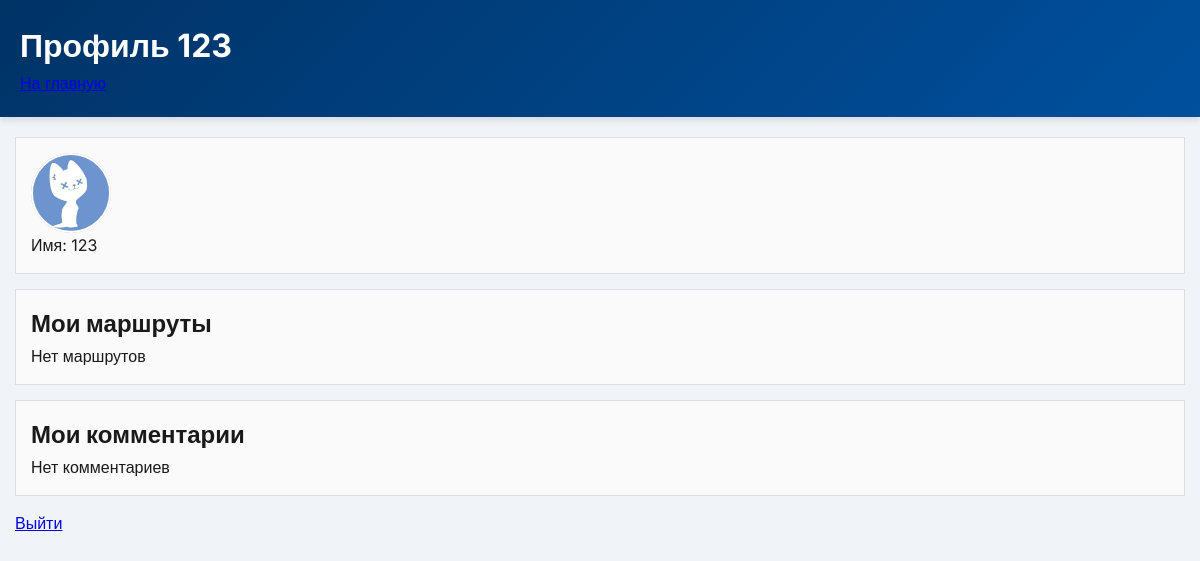
Before: /user/2 (signed in) with the older database file.
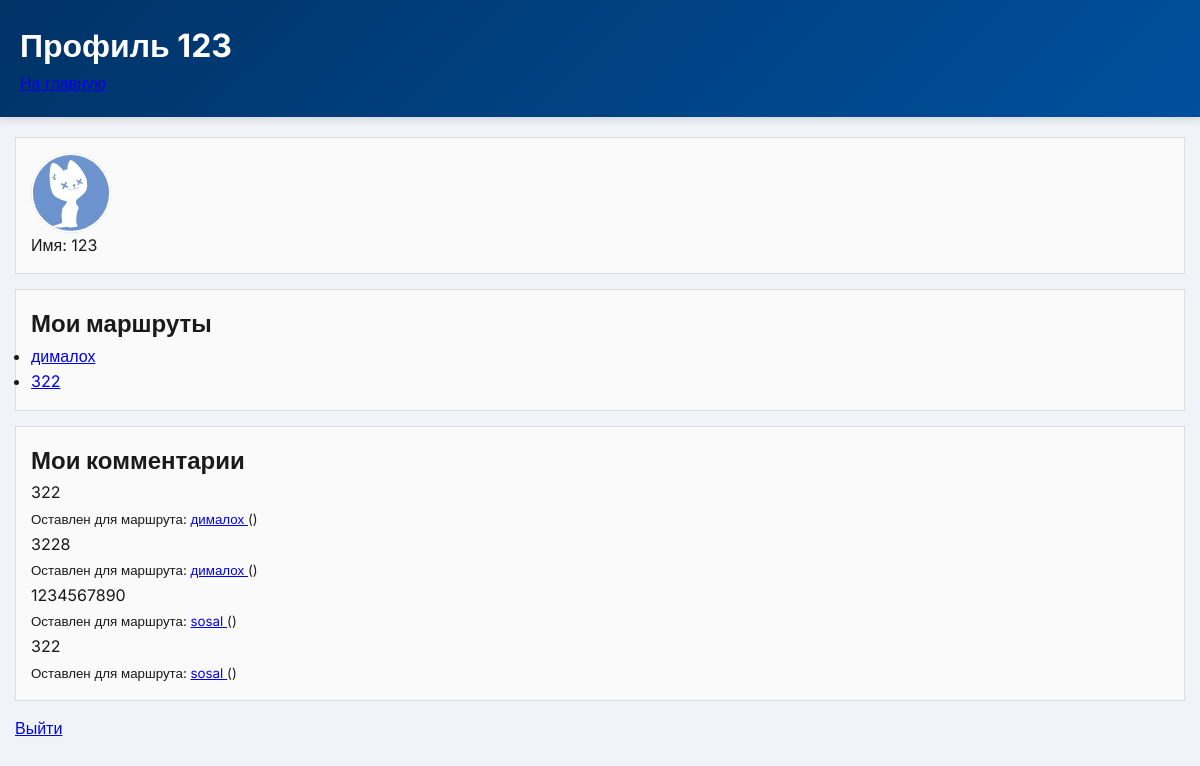
After: the same page with the newer database file.
### app.py (models this page shows, shortened)
class User(db.Model, UserMixin):
    id = db.Column(db.Integer, primary_key=True)
    username = db.Column(db.String(50), unique=True, nullable=False)
    password = db.Column(db.String(200), nullable=False)
    avatar_url = db.Column(db.String(300))  # опционально

class Route(db.Model):
    __tablename__ = 'route'
    id = db.Column(db.Integer, primary_key=True)
    title = db.Column(db.String(100), nullable=False)
    description = db.Column(db.Text)
    is_private = db.Column(db.Boolean, default=False)
    moderated = db.Column(db.Boolean, default=False)
    user_id = db.Column(db.Integer, db.ForeignKey('user.id'))
    photos = db.relationship('Photo', backref='route', lazy=True)
    comments = db.relationship('Comment', backref='route', lazy=True)
    changes = db.relationship('ChangeHistory', backref='route', lazy=True)
    landmarks = db.relationship('Landmark', backref='route', lazy=True)
    points = db.Column(db.Text, nullable=True)
    allMarkers = db.Column(db.Text, nullable=True)
    ratings = db.relationship('Rating', backref='route', lazy='dynamic')

class Comment(db.Model):
    id = db.Column(db.Integer, primary_key=True)
    text = db.Column(db.Text, nullable=False)
    rating = db.Column(db.Integer)
    user_id = db.Column(db.Integer, db.ForeignKey('user.id'))
    route_id = db.Column(db.Integer, db.ForeignKey('route.id'))
    user = db.relationship('User', backref='comments')

### app.py (the view)
@app.route('/user/<int:user_id>')
@login_required
def user_profile(user_id):
    user = User.query.get_or_404(user_id)
    comments = Comment.query.filter_by(user_id=user.id).all()
    routes = Route.query.filter_by(user_id=user.id).all()
    return render_template('user_profile.html', user=user, comments=comments, routes=routes)

### app.py (called while the page is built)
@login_manager.user_loader
def load_user(user_id):
    return User.query.get(int(user_id))

### templates/user_profile.html (shortened to what this page needs)
<!DOCTYPE html>
<html lang="ru">
<head>
  <link rel="stylesheet" href="{{ url_for('static', filename='css/styles.css') }}">
  <link rel="stylesheet" href="{{ url_for('static', filename='css/user_profile.css') }}">
</head>
<body>
  <header>
    <h1>Профиль {{ user.username }}</h1>
    <a href="{{ url_for('index') }}">На главную</a>
  </header>
  <main>
    <div class="profile-section">
      {% if current_user.is_authenticated and current_user.id == user.id %}
        <div class="avatar" id="avatar-container">
          {% if user.avatar_url %}
            <img src="{{ user.avatar_url }}" alt="Аватар">
          {% else %}
            <img src="{{ url_for('static', filename='images/default-avatar.png') }}" alt="Аватар">
          {% endif %}
        </div>
        <form id="avatar-upload-form" action="{{ url_for('upload_avatar') }}" method="POST" enctype="multipart/form-data" class="upload-form">
          <input type="file" name="avatar" id="avatar-input" accept="image/*">
        </form>
      {% else %}
        <div class="avatar">
          {% if user.avatar_url %}
            <img src="{{ user.avatar_url }}" alt="Аватар">
          {% else %}
            <img src="{{ url_for('static', filename='images/default-avatar.png') }}" alt="Аватар">
          {% endif %}
        </div>
      {% endif %}
      <div>
        <p>Имя: {{ user.username }}</p>
      </div>
    </div>
    <div class="profile-section">
      <h2>Мои маршруты</h2>
      {% if routes %}
        <ul>
          {% for route in routes %}
            <li>
              <a href="{{ url_for('view_route', route_id=route.id) }}">{{ route.title }}</a>
            </li>
          {% endfor %}
        </ul>
      {% else %}
        <p>Нет маршрутов</p>
      {% endif %}
    </div>
    <div class="profile-section">
      <h2>Мои комментарии</h2>
      {% if comments %}
        <ul>
          {% for comment in comments %}
          <div class="comment">
            <p>{{ comment.text }}</p>
            <small>Оставлен для маршрута:
              <a href="/route/{{ comment.route.id }}">
                {{ comment.route.title }}
              </a> ({{ comment.created_at }})
            </small>
          </div>
          {% endfor %}
        </ul>
      {% else %}
        <p>Нет комментариев</p>
      {% endif %}
    </div>
    <a href="{{ url_for('logout') }}">Выйти</a>
  </main>
</body>
</html>

### static/css/styles.css (style rules this page uses)
* { margin: 0; padding: 0; box-sizing: border-box; }
body { font-family: 'Inter', sans-serif; background-color: #f0f4f8; color: #1a1a1a; line-height: 1.6; }
header { background: linear-gradient(135deg, #003366, #00509e); color: #fff; padding: 20px; box-shadow: 0 4px 6px rgba(0, 0, 0, 0.1); }
.avatar img { width: 50px; height: 50px; border-radius: 50%; object-fit: cover; border: 2px solid #fff; transition: transform 0.2s; }
main { max-width: 1200px; margin: 20px auto; padding: 0 15px; }

### static/css/user_profile.css (style rules this page uses)
.profile-section { border: 1px solid #ddd; padding: 15px; margin-bottom: 15px; background: #fafafa; }
.avatar img { width: 100%; height: 100%; object-fit: cover; }

Changed rows visible on the page:
added Route: title "дималох"
added Route: title "322"
added Comment: text "322", route "дималох"
added Comment: text "3228", route "дималох"
added Comment: text "1234567890", route "sosal"
added Comment: text "322", route "sosal"
Other visible differences:
text no longer shown: "Нет маршрутов Нет комментариев"
